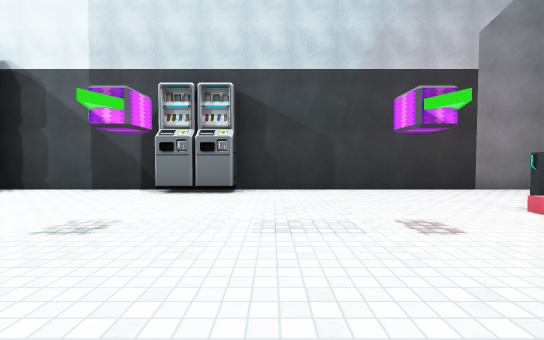
View 1 (above)

18 first-person views from a walk through a Unity game level. The camera is 1.3 m above the floor, tilts 2° down and sees 90° across. The floor is counted in squares, 2 m on a side. Each view is taken from the middle of a square. On the plan, view 1 faces up. The plan holds only what a view shows up to about 9 squares ahead; the rest is blank. The place goes on beyond the plan. The player is left out. Some surface patterns are stand-ins.

View 2
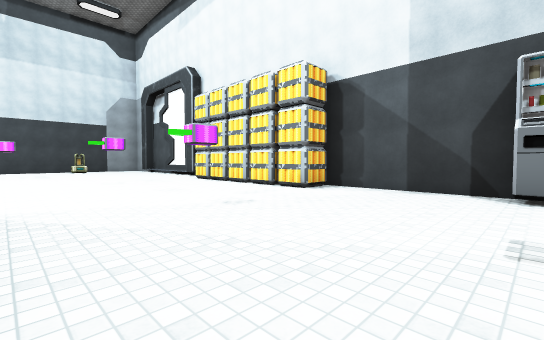

View 3
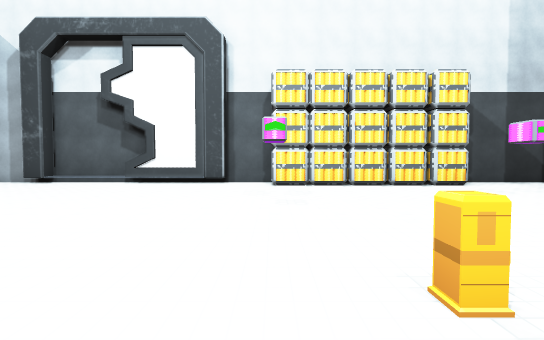

View 4
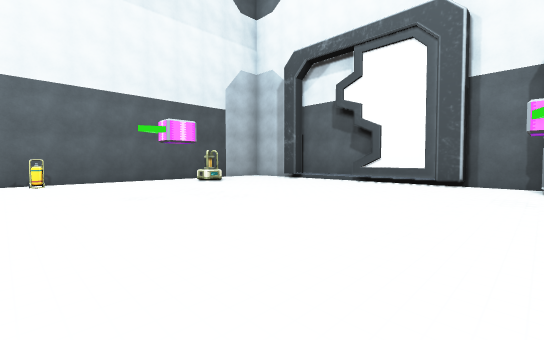

View 5
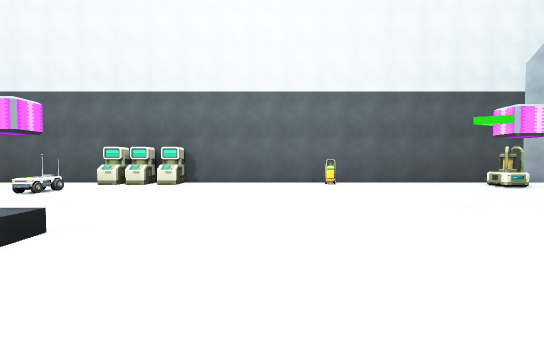

View 6
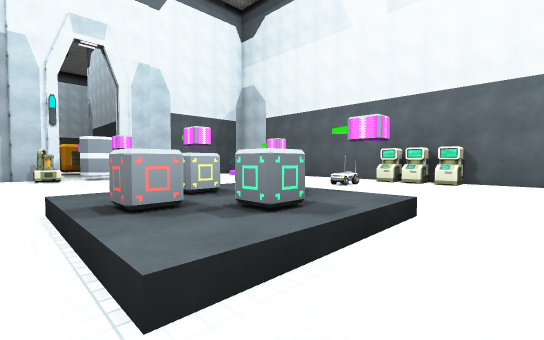

View 7
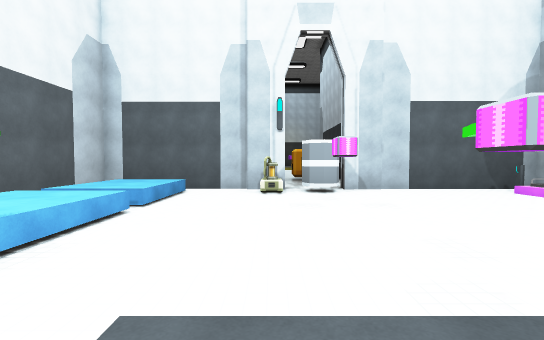

View 8
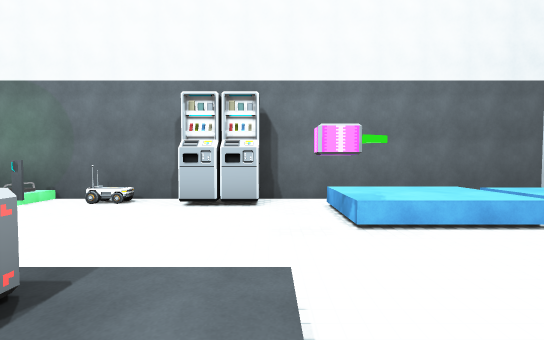

View 9
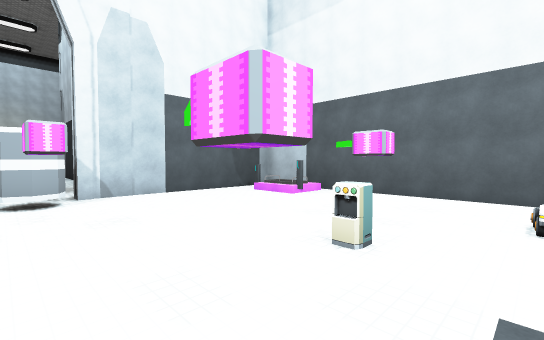

View 10
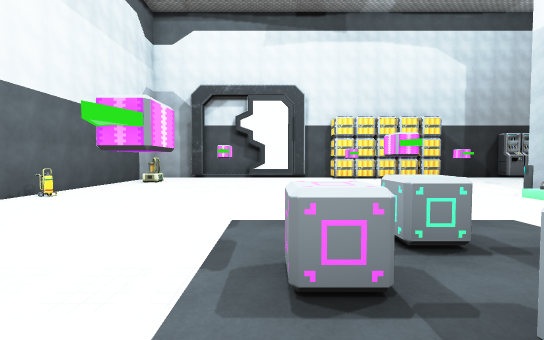

View 11
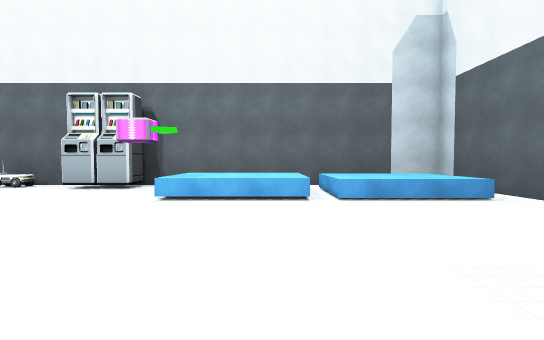

View 12
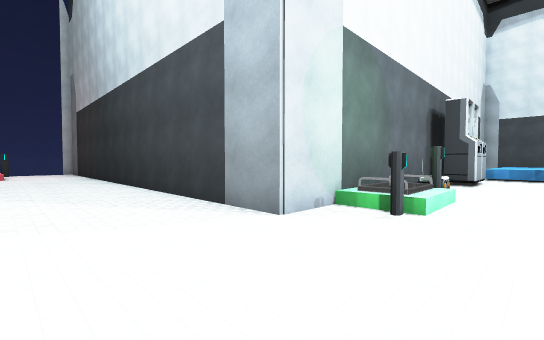

View 13
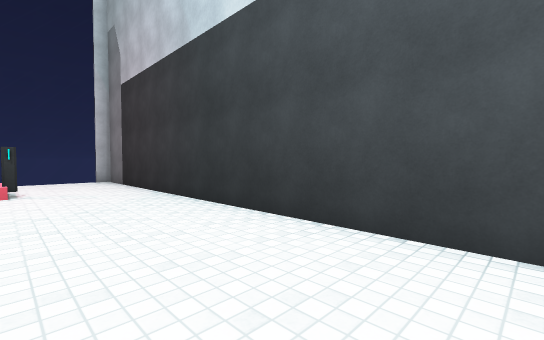

View 14
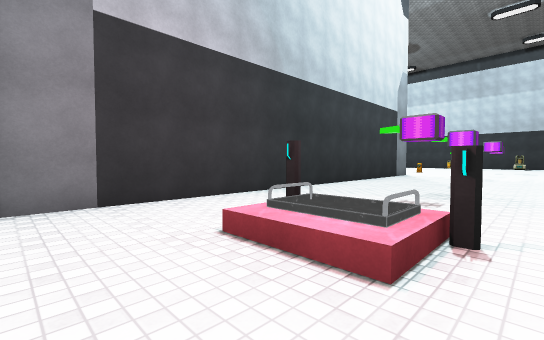

View 15
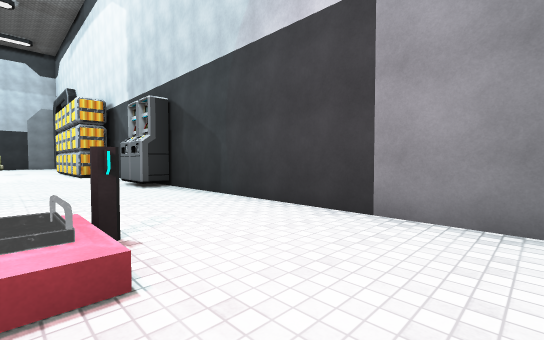

View 16
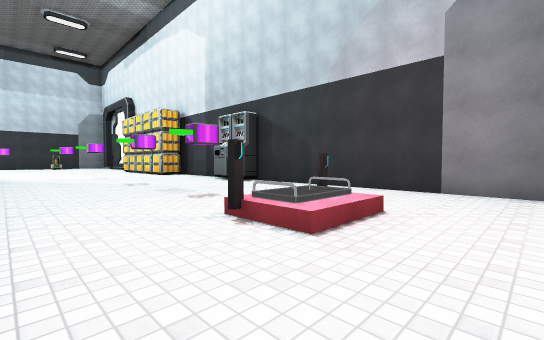

View 17
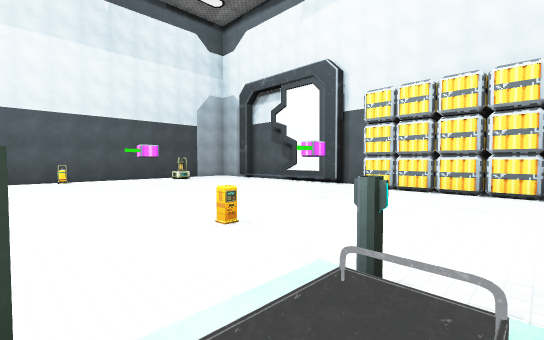

View 18
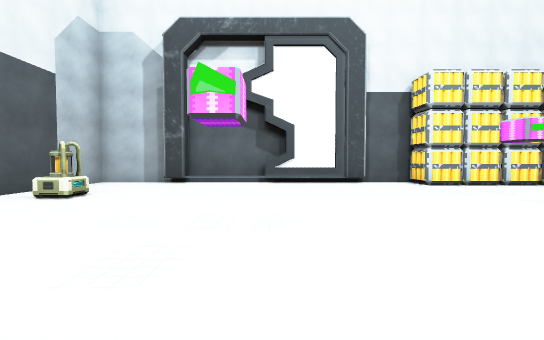

### Floor plan
Key: @ floor where view 1 was taken; # wall or solid block; x gap in a wall; . main floor; : floor 0.5 m higher than the main floor; / step, stairs or slope; ^ raised ledge; O other object.
Columns run from 20 left of view 1 to 7 right of it. Each row starts with its distance up from view 1.
  6 ##########  ######O########
  5 #........OOOOOO............
  4 #.......................O..
  3 #O....................../..
  2 #.......................O..
  1 #..........................
  0 #...................@......#
 -1 #.........O.O.############x
 -2 #.........../:#
 -3 #...........O/#
 -4 #............##
 -5 #............O
 -6 O.....OOO.....#
 -7 O.....:O:...O##
 -8 #.O...///.....#
 -9 #...O......^^.#
-10 #..........^^ #
-11 #..........^^ #
-12 #..........^^.#
-13 #O.........^^ #
-14 #O......O..^^ #
-15 #....#OO##... #
-16 #######  #####

Positions as (right, up) in squares from view 1, and headings:
1: (0, 0), facing up
2: (-2, 0), facing up-left
3: (-11, -2), facing up
4: (-11, -2), facing up-left
5: (-12, -3), facing left
6: (-11, -4), facing down-left
7: (-12, -7), facing down
8: (-13, -8), facing right
9: (-13, -8), facing down-left
10: (-14, -8), facing up
11: (-14, -11), facing right
12: (-9, 2), facing down-right
13: (-3, 2), facing down-right
14: (6, 4), facing down-left
15: (6, 3), facing up-left
16: (6, 0), facing up-left
17: (-7, -3), facing up-left
18: (-15, -2), facing up
